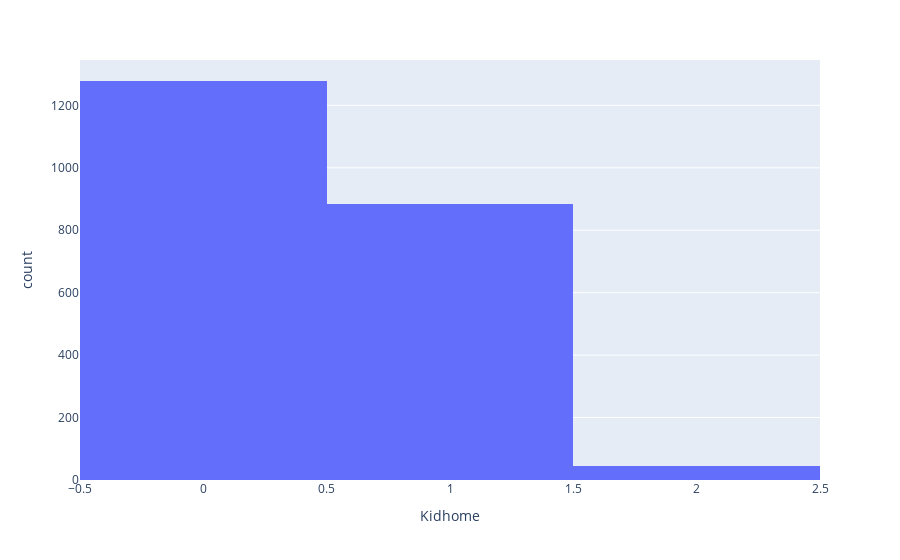

Here is the notebook cell this chart was saved with:
### Markdown cell above
### **The distribution of number of children in household**
Plot ini menunjukkan sebaran jumlah anak dalam rumah tangga. Ini membantu untuk melihat
banyaknya rumah tangga yang mempunyai 0 anak, 1 anak, 2 anak, dst

### Code cell
# Plot the distribution of number of children in household
fig6 = px.histogram(df, x='Kidhome')
fig6.show()

### Figure 1 — Plotly figure (JSON) as saved in the notebook; plotly's stock layout.template omitted (floating-point values rounded to 4 significant figures; data arrays with more than 128 entries replaced by an {"elided": "..."} marker saying what was removed)
{"data": [{"alignmentgroup": "True", "bingroup": "x", "hovertemplate": "Kidhome=%{x}<br>count=%{y}<extra></extra>", "legendgroup": "", "marker": {"color": "#636efa", "pattern": {"shape": ""}}, "name": "", "offsetgroup": "", "orientation": "v", "showlegend": false, "type": "histogram", "x": {"elided": "2208 int values"}, "xaxis": "x", "yaxis": "y"}], "layout": {"barmode": "relative", "legend": {"tracegroupgap": 0}, "margin": {"t": 60}, "xaxis": {"anchor": "y", "domain": [0, 1], "title": {"text": "Kidhome"}}, "yaxis": {"anchor": "x", "domain": [0, 1], "title": {"text": "count"}}}}
